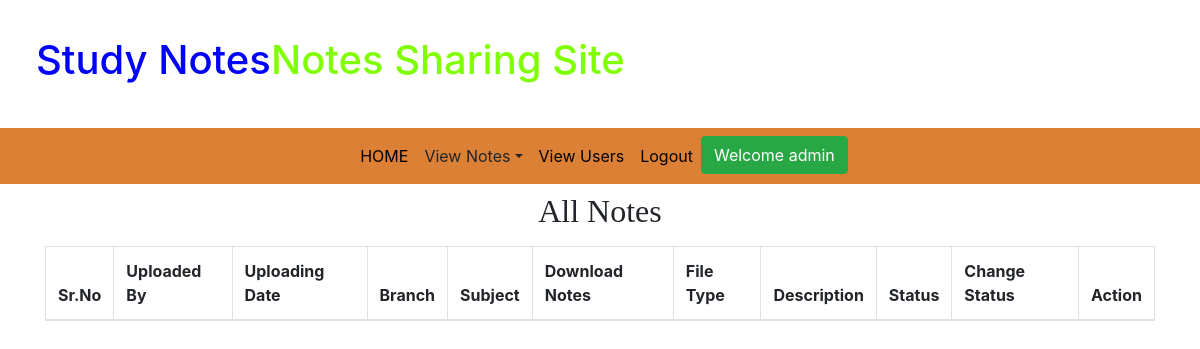
The app's page /accepted_notes/ (signed in), older data.
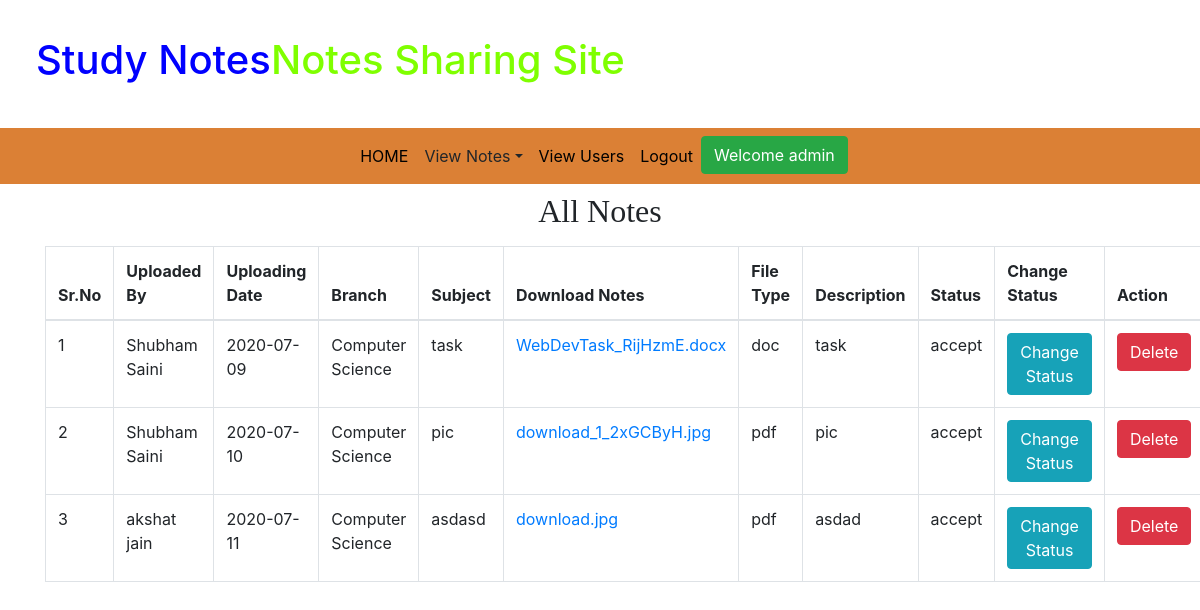
The same page, newer data.
### app/models.py (models this page shows, shortened)
class Notes(models.Model):
    user = models.ForeignKey(User, on_delete=models.CASCADE, null=True)
    uploading_date = models.CharField(max_length=10, null=True)
    branch = models.CharField(max_length=30)
    subject = models.CharField(max_length=20)
    notesfile = models.FileField()
    filetype = models.CharField(max_length=30,null=True)
    description = models.CharField(max_length=300,null=True)
    status = models.CharField(max_length=15,null=True)

### app/views.py (the view)
# urls.py: path('accepted_notes/', accepted_notes, name= 'accepted_notes'),
def accepted_notes(request):
    if not request.user.is_staff:
        return redirect('login_admin')
    status = Notes.objects.filter(status='accept')
    d = {'status': status}
    return render(request, 'accepted_notes.html',d)

### app/templates/accepted_notes.html
{% extends 'admin_home.html' %}
{% block body %}
<div class="container text-center mt-2" style="font-family: Monotype Corsiva">
    <h2>All Notes</h2>
</div>
<div class="container mt-3">
    <table class="table table-bordered">
        <thead>
            <tr>
                <th>Sr.No</th>
                <th>Uploaded By</th>
                <th>Uploading Date</th>
                <th>Branch</th>
                <th>Subject</th>
                <th>Download Notes</th>
                <th>File Type</th>
                <th>Description</th>
                <th>Status</th>
                <th>Change Status</th>
                <th>Action</th>
            </tr>
        </thead>
        <tbody>
            {% for i in status %}
            <tr>
                <td>{{forloop.counter}}</td>
                <td>{{i.user.first_name}} {{i.user.last_name}}</td>
                <td>{{i.uploading_date}}</td>
                <td>{{i.branch}}</td>
                <td>{{i.subject}}</td>
                <td><a href="{{i.notesfile.url}}" download>{{i.notesfile}}</a></td>
                <td>{{i.filetype}}</td>
                <td>{{i.description}}</td>
                <td>{{i.status}}</td>
                <td><a href="{% url 'status' i.id %}" class="btn btn-info">Change Status</a></td>
                <td><a class="btn btn-danger" href="{% url 'deletenotes_admin' i.id %}">Delete</a>
            </tr>
            {% endfor %}
        </tbody>
    </table>
</div>
{% endblock %}

Row changes from the older to the newer data that the page shows:
now on this page (row edited): Notes: user.first_name "Shubham", user.last_name "Saini", uploading_date "2020-07-09", branch "Computer Science", subject "task", notesfile "WebDevTask_RijHzmE.docx", filetype "doc", description "task", status "accept"
now on this page (row edited): Notes: user.first_name "Shubham", user.last_name "Saini", uploading_date "2020-07-10", branch "Computer Science", subject "pic", notesfile "download_1_2xGCByH.jpg", filetype "pdf", description "pic", status "accept"
added Notes: user.first_name "akshat", user.last_name "jain", uploading_date "2020-07-11", branch "Computer Science", subject "asdasd", notesfile "download.jpg", filetype "pdf", description "asdad", status "accept"
